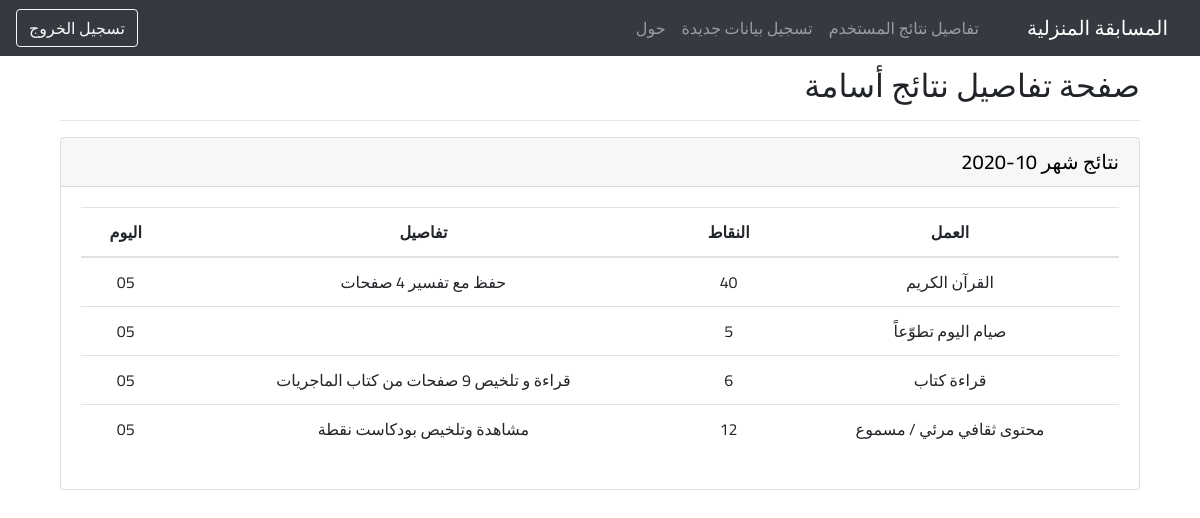
The app's page /details/ (signed in) with its own data.
### users/models.py (models this page shows, shortened)
class Point(models.Model):
    user = models.ForeignKey(CustomUser, on_delete=models.CASCADE, related_name='point', null=True)
    type = models.ForeignKey(PointsType, on_delete=models.CASCADE, related_name='type', null=True)
    value = models.IntegerField()
    details = models.CharField(max_length=256, default='')
    record_date = models.DateField(default=now)

class PointsType(models.Model):
    label = models.CharField(max_length=64, default='', blank=False, null=False)
    form_type = models.CharField(max_length=32, choices=AllowedPointTypes.choices, default=AllowedPointTypes.Number)
    form_html = models.TextField(default='Default value is populated in the HTML template')

### users/views.py (the view)
# urls.py: path('details/', views.details),
def details(request):
    if request.user.is_authenticated:
        user = request.user
        points = CustomUser.get_points(user.username)
        data = {'points': points, 'user': user}
        return render(request, "details.html", {'data': data})
    else:
        return HttpResponse('Unauthorized', status=401)

### users/models.py (called while the page is built)
    @staticmethod
    def get_points(username):
        points = Point.objects.filter(user__username=username).order_by('record_date')
        result = {}
        for point in points:
            date_string = point.record_date.strftime("%m-%Y")
            if date_string in result:
                result[date_string].append(point)
            else:
                result[date_string] = [point]
        return result

### users/templates/details.html (shortened to what this page needs)
{% extends 'base.html' %}
{% block custom_head %}
    {% load static %}
    <link rel="stylesheet" href="{% static 'css/users.css' %}">
{% endblock %}
{% load crispy_forms_filters %}
{% load crispy_forms_tags %}
{% block page_header %}
    <div>
        <h2>
            صفحة تفاصيل نتائج {{ data.user.first_name }}
        </h2>
        <hr>
    </div>
{% endblock %}
{% block content %}
    <div id="accordion" class="rtl-style">
        {% for date, points in data.points.items %}
            <div class="card">
                <div class="card-header" role="tab" id="heading{{ index }}">
                    <a class="details-collapse" data-toggle="collapse" data-parent="#accordionEx"
                       href="#collapse{{ forloop.counter }}"
                       aria-expanded="true"
                       aria-controls="collapse{{ forloop.counter }}">
                        <h5 class="mb-0">
                            نتائج شهر {{ date }}
                        </h5>
                    </a>
                </div>
                <div id="collapse{{ forloop.counter }}" class="collapse show" role="tabpanel"
                     aria-labelledby="heading{{ forloop.counter }}"
                     data-parent="#accordionEx">
                    <div class="card-body">
                        <table class="table table-hover table-borderless text-center">
                            <thead>
                            <tr>
                                <th scope="col">العمل</th>
                                <th scope="col">النقاط</th>
                                <th scope="col">تفاصيل</th>
                                <th scope="col">اليوم</th>
                            </tr>
                            </thead>
                            <tbody>
                            {% for point in points %}
                                <tr>
                                    <td>{{ point.type.label }}</td>
                                    <td>{{ point.value }}</td>
                                    <td>{{ point.details }}</td>
                                    <td>{{ point.record_date|date:"d" }}</td>
                                </tr>
                            {% endfor %}
                            </tbody>
                        </table>
                    </div>
                </div>
            </div>
        {% endfor %}
    </div>
{% endblock %}

### home/templates/base.html (shortened to what this page needs)
<!DOCTYPE html>
<html tml dir="rtl" lang="ar">
<head>
    {% load static %}
    <link rel="stylesheet" href="{% static 'css/base.css' %}">
    {% block custom_head %}{% endblock %}
    <link rel="stylesheet" href="https://maxcdn.bootstrapcdn.com/bootstrap/4.0.0/css/bootstrap.min.css"
>
</head>
<body class="main h-100">
<nav class="navbar navbar-expand-lg navbar-dark bg-dark">
    <a class="navbar-brand" href="/">المسابقة المنزلية</a>
    <div class="navbar-collapse collapse show" id="navbarColor03">
        {% if user.is_authenticated %}
            <ul class="navbar-nav ml-auto">
                <li class="nav-item {{ data.details.active }}">
                    <a class="nav-link" href="/details">تفاصيل نتائج المستخدم</a>
                </li>
                <li class="nav-item {{ data.score.active }}">
                    <a class="nav-link" href="/score">تسجيل بيانات جديدة</a>
                </li>
                <li class="nav-item {{ data.about.active }}">
                    <a class="nav-link" href="/about">حول</a>
                </li>
            </ul>
            <div class="form-inline mr-auto">
                <a class="btn btn-outline-light my-2 my-sm-0 btn-md " href="/logout">تسجيل الخروج</a>
            </div>
        {% else %}
            <div class="form-inline mr-auto">
                <a class="btn btn-outline-light my-2 my-sm-0 btn-md " href="/login">تسجيل الدخول</a>
                <a class="btn btn-outline-light my-2 my-sm-0 btn-md mr-3" href="/register">التسجيل</a>
            </div>
        {% endif %}
    </div>
</nav>
<div id="content" class="container align-items-center">
    <div class="container rtl-style">
        {% block page_header %}{% endblock %}
        {% block content %}{% endblock %}
    </div>
</div>
</body>
</html>

### home/static/css/base.css (style rules this page uses)
nav { margin-bottom: 10px; }
html, body { height: 100%; font-family: 'Cairo', sans-serif !important; direction: rtl !important; }
a { font-family: 'Cairo', sans-serif !important; }
.rtl-style { text-align: right; }

### users/static/css/users.css (style rules this page uses)
.details-collapse { color: black !important; text-decoration: none !important; }

### records on screen
Point: date "10-2020", type.label "القرآن الكريم", value "40", details "حفظ مع تفسير 4 صفحات", record_date "05"
Point: type.label "صيام اليوم تطوّعاً", value "5", record_date "05"
Point: type.label "قراءة كتاب", value "6", details "قراءة و تلخيص 9 صفحات من كتاب الماجريات", record_date "05"
Point: type.label "محتوى ثقافي مرئي / مسموع", value "12", details "مشاهدة وتلخيص بودكاست نقطة", record_date "05"

### other values on screen
{{ data.user.first_name }} "أسامة"
